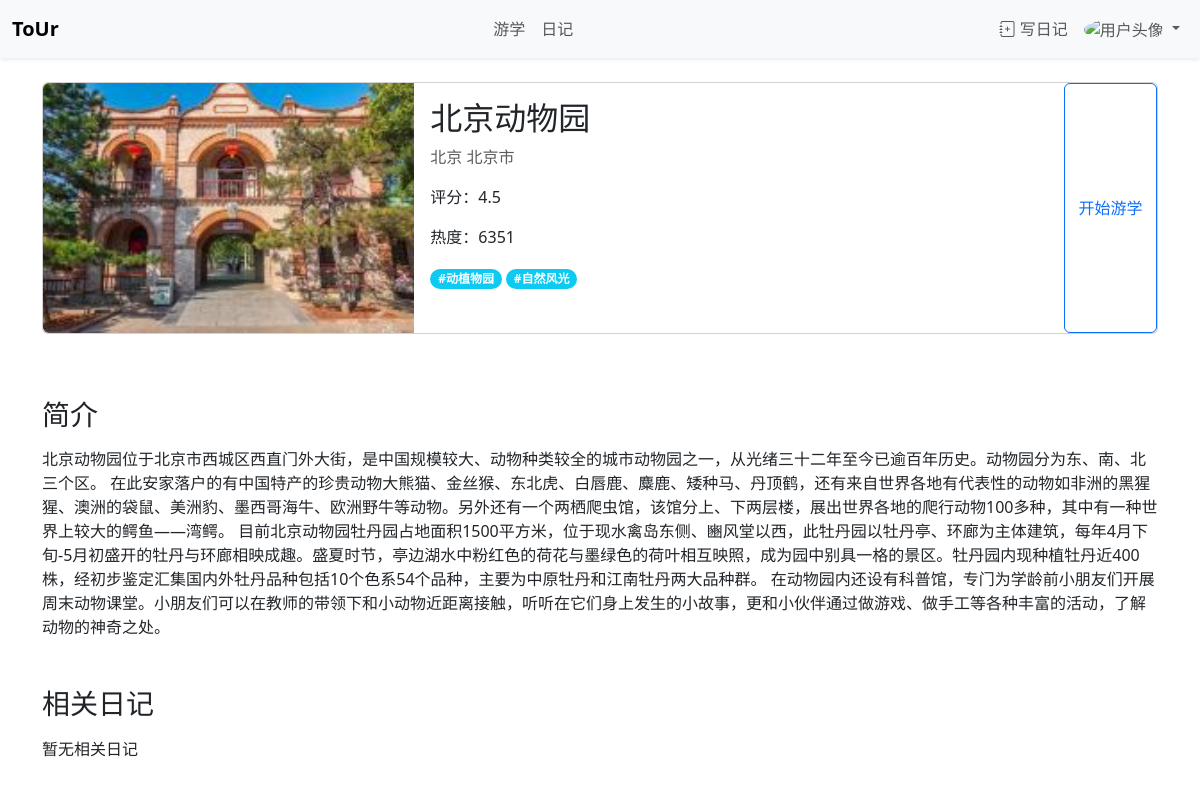
The app's page /travel/2/ with its own data.
### travel/models.py (models this page shows, shortened)
class Destination(models.Model):
    name = models.CharField(max_length=50, unique=True)
    type = models.CharField(max_length=1, choices={('s', '景区'), ('u','学校')}, default='s')
    province = models.CharField(max_length=15)
    city = models.CharField(max_length=15)
    description = models.TextField(blank=True)
    image = models.ImageField(upload_to=dest_pic_path, blank=True, null=True)
    popularity = models.IntegerField(default=0, blank=True)
    rating = models.DecimalField(max_digits=2, decimal_places=1, default=0, blank=True, validators=[
            MinValueValidator(0, message="Rating must be at least 0"),
            MaxValueValidator(5, message="Rating cannot be greater than 5"),
        ])
    tags = models.ManyToManyField(Category)
    mapjson = models.TextField(default='{}', help_text="请粘贴地图的json文字") # 存储地图的json文件

class Category(models.Model):
    name = models.CharField(max_length=10, unique=True)
    def __str__(self):
        return self.name

### travel/views.py (the view)
# urls.py: path("<int:dest_id>/", views.detail, name="detail"),
def detail(request, dest_id):
    dest = get_object_or_404(Destination, pk=dest_id)
    related_diaries = Diary.objects.filter(location=dest).order_by('-rating')
    context = {
        'dest': dest,
        'related_diaries': related_diaries,
    }
    return render(request, 'travel/detail.html', context)

### template/travel/detail.html (shortened to what this page needs)
{% extends 'base.html' %}
{% block mainbody %}
<div class="container mt-4">
    <div class="row">
        <div class="col-md-12">
            <div class="card mb-3 ">
                <div class="row g-0 h-100">
                    <div class="col-md-4 overflow-hidden" style="height: 250px">
                        {% if dest.image %}
                        <img src="{{ dest.image.url }}" class="img-fluid rounded-start h-100 w-100 object-fit-cover " alt="{{ dest.name }}">
                        {% else %}
                        <img src="https://moreishmarketing.com/app/uploads/2020/09/img_placeholder_1024x768.jpg" class="img-fluid rounded-start" alt="默认图片">
                        {% endif %}
                    </div>
                    <div class="col-md-7">
                        <div class="card-body h-100">
                            <h2 class="card-title">{{ dest.name }}</h2>
                            <p class="card-text text-muted">{{ dest.province }} {{ dest.city }}</p>
                            <div class="">
                                <p>评分：{{ dest.rating }}</p>
                                <p>热度：{{ dest.popularity }}</p>
                            </div>
                            <div class="mt-auto ">
                                {% for tag in dest.tags.all %}
                                <span class="badge bg-info rounded-pill">#{{tag}}</span>
                                {% endfor %}
                            </div>
                        </div>
                    </div>
                    <a href="{% url 'travel:map' dest_id=dest.id %}" class="btn btn-outline-primary  col-md-1 d-flex align-items-center justify-content-center">
                        <span>开始游学</span>
                    </a>
                </div>
            </div>
        </div>
    </div>
    <h3 class="mt-5 mb-3">简介</h3>
    <p class="card-text">{{ dest.description }}</p>
    <h3 class="mb-3 mt-5 ">相关日记</h3>
    <div class="row row-cols-1 row-cols-md-2 row-cols-lg-3 g-4">
        {% if related_diaries %}
        {% for diary in related_diaries %}
            {% include 'diary/diary_card.html' with diary=diary %}
        {% endfor %}
        {% else %}
        <p class="card-text">暂无相关日记</p>
        {% endif %}
    </div>
</div>
{% endblock %}

### template/base.html (shortened to what this page needs)
{% load static %}
<!DOCTYPE html>
<html lang="zh-CN">
<head>
    <link href="https://cdn.jsdelivr.net/npm/bootstrap@5.3.3/dist/css/bootstrap.min.css" rel="stylesheet">
    <link href="https://cdn.jsdelivr.net/npm/bootstrap-icons/font/bootstrap-icons.css" rel="stylesheet">
    <link rel="stylesheet" href="{% static 'css/my_style.css' %}">
</head>
<body>
  <nav class="navbar navbar-expand navbar-light bg-light shadow-sm sticky-top " style="z-index: 10;">
    <div class="container-fluid">
      <a class="navbar-brand fw-bold" href="{% url 'travel:index' %}">ToUr</a>
      <ul class="navbar-nav mx-auto">
        <li class="nav-item">
          <a class="nav-link" href="/travel/">游学</a>
        </li>
        <li class="nav-item">
          <a class="nav-link" href="/diary/">日记</a>
        </li>
      </ul>
      <ul class="navbar-nav">
        <li class="nav-item">
          <a class="nav-link" href="#" data-bs-toggle="modal" data-bs-target="#addDiaryModal">
            <i class="bi bi-journal-plus"></i> 写日记
          </a>
        </li>
      </ul>
      <ul class="navbar-nav">
        <li class="nav-item dropdown">
          <a class="nav-link dropdown-toggle" href="#" id="navbarDropdownMenuLink" role="button" data-bs-toggle="dropdown" aria-expanded="false">
            <img src="https://wallpapercave.com/wp/wp7171970.jpg" alt="用户头像" style="width: 30px; height: 30px; border-radius: 50%;">
          </a>
        </li>
      </ul>
    </div>
  </nav>
  {% block mainbody %}{% endblock %}
  </body>
</html>

### records on screen
Destination: image (picture), name "北京动物园", province "北京", city "北京市", rating "4.5", popularity "6351", description "北京动物园位于北京市西城区西直门外大街，是中国规模较大、动物种类较全的城市动物园之一，从光绪三十二年至今已逾百年历史。动物园分为东、南、北三个区。 在此安家落户的有中国特产的珍贵动物大熊猫、金丝猴、东北虎、白唇鹿、麋鹿、矮种马、丹顶鹤，还有来自世界各地有代表性的动物如非洲的黑猩猩、澳洲的袋鼠、美洲豹、墨西哥海牛、欧洲野牛等动物。另外还有一个两栖爬虫馆，该馆分上、下两层楼，展出世界各地的爬行动物100多种，其中有一种世界上较大的鳄鱼——湾鳄。 目前北京动物园牡丹园占地面积1500平方米，位于现水禽岛东侧、豳风堂以西，此牡丹园以牡丹亭、环廊为主体建筑，每年4月下旬-5月初盛开的牡丹与环廊相映成趣。盛夏时节，亭边湖水中粉红色的荷花与墨绿色的荷叶相互映照，成为园中别具一格的景区。牡丹园内现种植牡丹近400株，经初步鉴定汇集国内外牡丹品种包括10个色系54个品种，主要为中原牡丹和江南牡丹两大品种群。 在动物园内还设有科普馆，专门为学龄前小朋友们开展周末动物课堂。小朋友们可以在教师的带领下和小动物近距离接触，听听在它们身上发生的小故事，更和小伙伴通过做游戏、做手工等各种丰富的活动，了解动物的神奇之处。"
Category: name "动植物园"
Category: name "自然风光"
